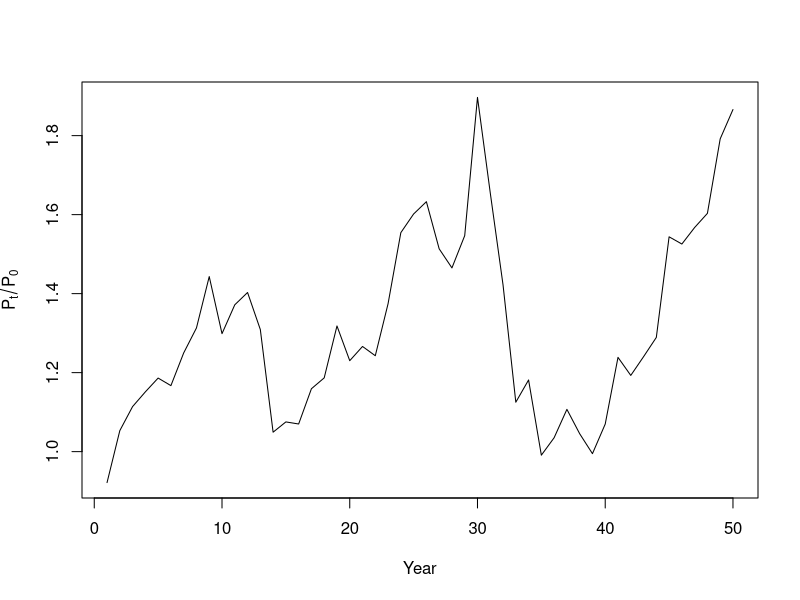

This figure's R source:
## Model below with mean 1.05 and variance 0.01
##
## P[t] / P[0] = R[t-1] * ... * R[0]
##
T <- 50
r <- 0.05
sd <- 0.1
h <- pmax(0, rnorm(T, 1 + r, sd)) # values of truncated normal dist
PT <- cumprod(h) # ratio of final over initial population density

plot(PT, type="l", xlab="Year", ylab=expression(P[t]/P[0]))

